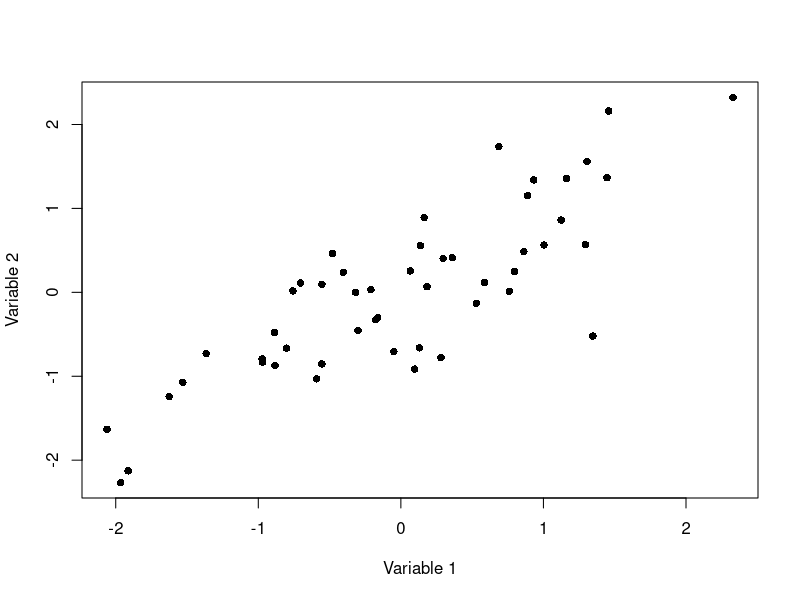
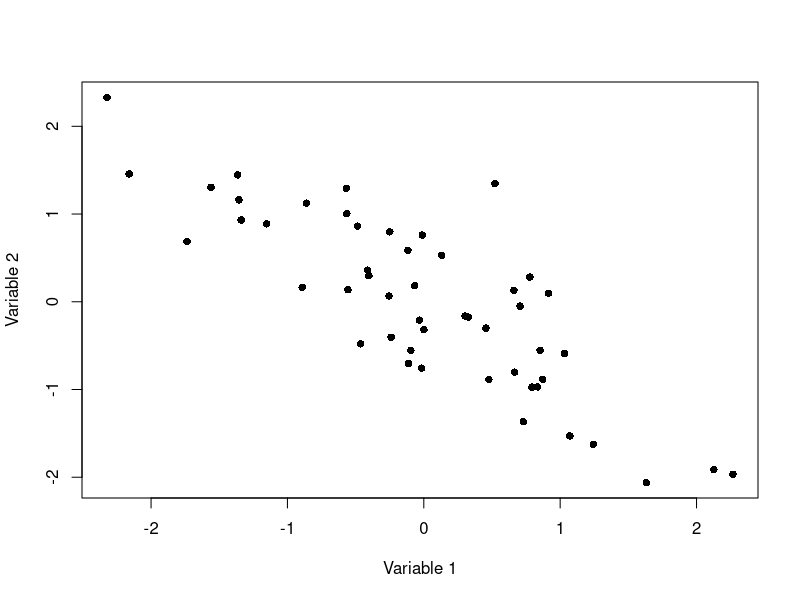
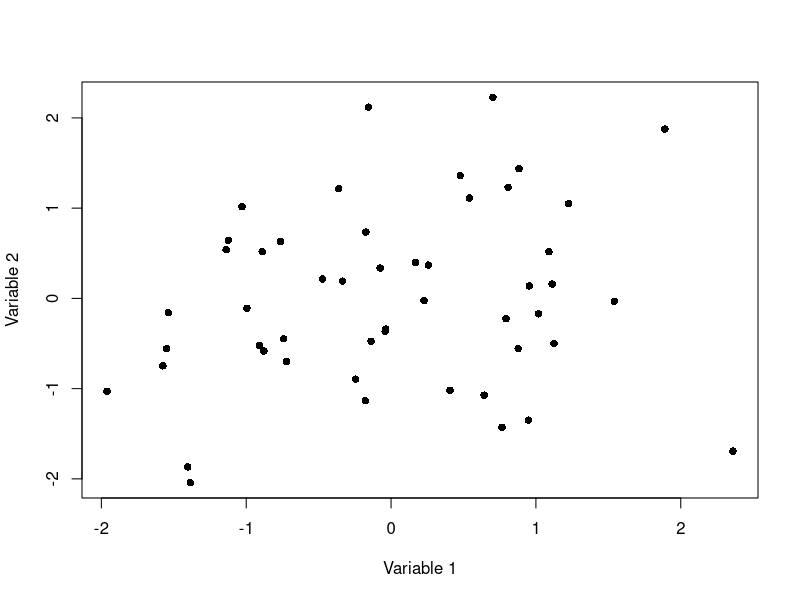
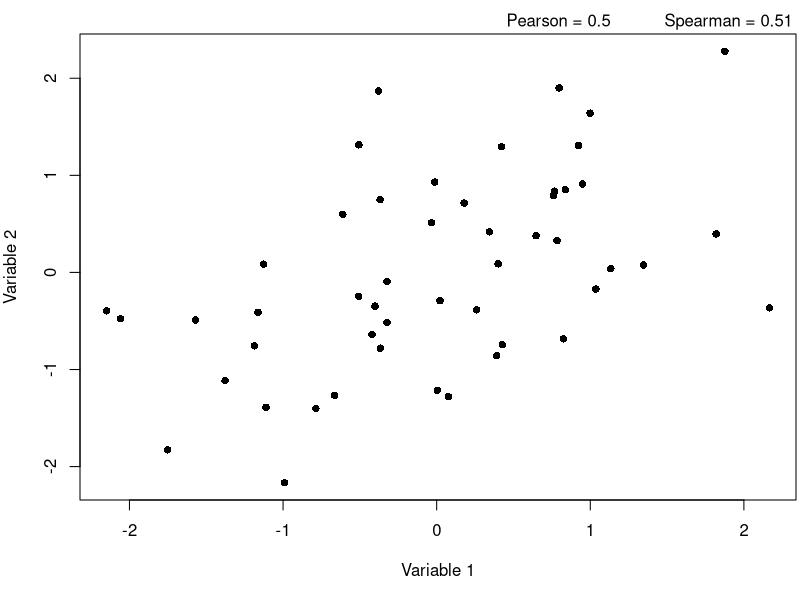
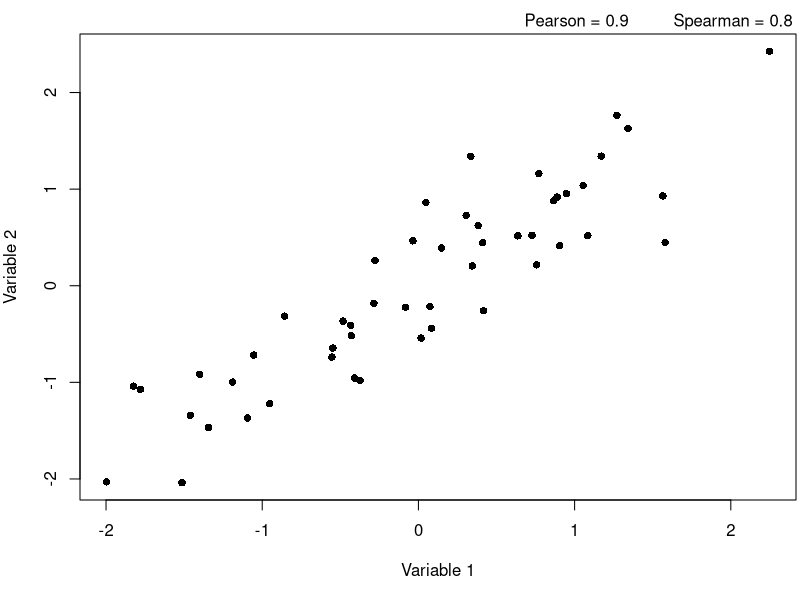
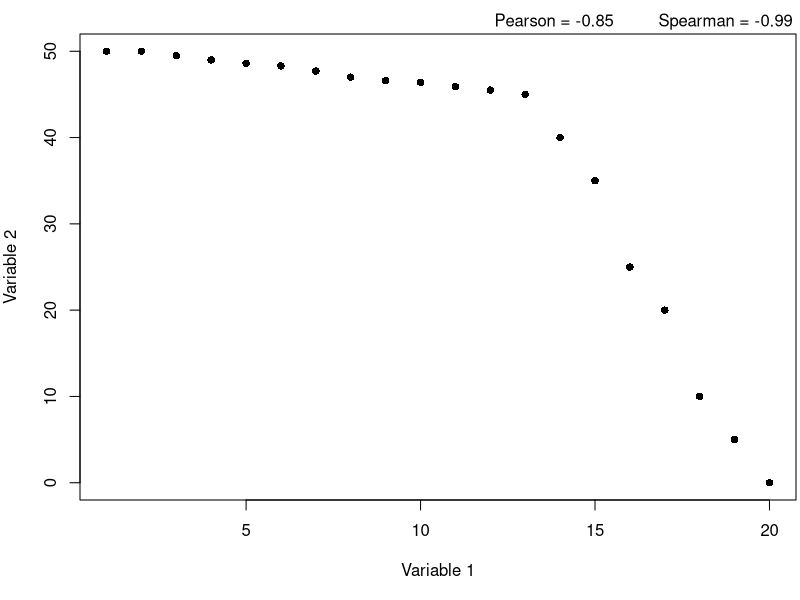
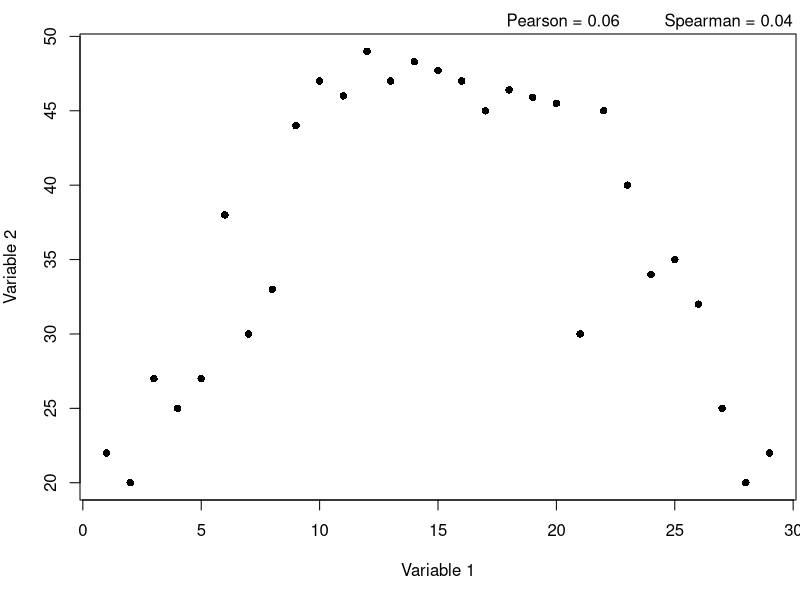

Write R code to recreate these figures, in order.
## ---- chunk 1
def.chunk.hook  <- knitr::knit_hooks$get("chunk")
knitr::knit_hooks$set(chunk = function(x, options) {
  x <- def.chunk.hook(x, options)
  ifelse(options$size != "normalsize", paste0("\n \\", options$size,"\n\n", x, "\n\n \\normalsize"), x)
})


knitr::knit_hooks$set(
  nospace = function(before, options, envir) {
    if (before) {
      knitr::asis_output("\\vspace*{-1.5ex}")
    }
  }
)

knitr::opts_chunk$set(echo = FALSE, comment=NA)

library(survival)
library(knitr)
library(kableExtra)
library(dplyr)

pbc <- survival::pbc
pbcseq <- survival::pbcseq
## ---- chunk 2
library(MASS)
set.seed(2021+1)

r = 0.83
data = mvrnorm(n = 50, mu = c(0, 0), 
               Sigma = matrix(c(1, r, r, 1), nrow=2), 
               empirical = TRUE)
x = data[, 1]  
y = data[, 2]  
dat <- data.frame(x = x, y = y)

plot(x, y, pch = 16, xlab = "Variable 1", ylab = "Variable 2")
## ---- chunk 3
library(MASS)
set.seed(2021+1)

r = -0.83
data = mvrnorm(n = 50, mu = c(0, 0), 
               Sigma = matrix(c(1, r, r, 1), nrow=2), 
               empirical = TRUE)
x = data[, 1]  
y = data[, 2]  
dat <- data.frame(x = x, y = y)

plot(x, y, pch = 16, xlab = "Variable 1", ylab = "Variable 2")
## ---- chunk 4
library(MASS)
set.seed(2021+1)

r = 0.2
data = mvrnorm(n = 50, mu = c(0, 0), 
               Sigma = matrix(c(1, r, r, 1), nrow=2), 
               empirical = TRUE)
x = data[, 1]  
y = data[, 2]  
dat <- data.frame(x = x, y = y)

plot(x, y, pch = 16, xlab = "Variable 1", ylab = "Variable 2")
## ---- chunk 5
rank(c(3, 10, 16, 6, 2))
## ---- chunk 6
library(MASS)
r = 0.5
set.seed(123)
add_legend <- function(...) {
  opar <- par(fig=c(0, 1, 0, 1), oma=c(0, 0, 0, 0), 
    mar=c(0, 0, 0, 0), new=TRUE)
  on.exit(par(opar))
  plot(0, 0, type='n', bty='n', xaxt='n', yaxt='n')
  legend(...)
}
data = mvrnorm(n = 50, mu = c(0, 0), 
               Sigma = matrix(c(1, r, r, 1), nrow=2), 
               empirical = TRUE)
x = data[, 1]  
y = data[, 2]  
dat <- data.frame(x = x, y = y)

par(mar = c(5, 4, 1.7, 0.2))
plot(x, y, pch = 16, xlab = "Variable 1", ylab = "Variable 2")
p1 <- cor(x, y, method = "pearson")
p2 <- cor(x, y, method = "spearman")
add_legend("topright", c("Pearson = 0.5", "Spearman = 0.51"), horiz = TRUE, bty = 'n') 
## ---- chunk 7
library(MASS)
set.seed(123)
add_legend <- function(...) {
  opar <- par(fig=c(0, 1, 0, 1), oma=c(0, 0, 0, 0), 
    mar=c(0, 0, 0, 0), new=TRUE)
  on.exit(par(opar))
  plot(0, 0, type='n', bty='n', xaxt='n', yaxt='n')
  legend(...)
}

r = 0.9
data = mvrnorm(n = 50, mu = c(0, 0), 
               Sigma = matrix(c(1, r, r, 1), nrow=2), 
               empirical = TRUE)
x = data[, 1]  
y = data[, 2]  
dat <- data.frame(x = x, y = y)

par(mar = c(5, 4, 1.7, 0.2))
plot(x, y, pch = 16, xlab = "Variable 1", ylab = "Variable 2")
p1 <- cor(x, y, method = "pearson")
p2 <- cor(x, y, method = "spearman")
add_legend("topright", c("Pearson = 0.9", "Spearman = 0.8"), horiz = TRUE, bty = 'n')    
## ---- chunk 8
set.seed(123)
add_legend <- function(...) {
  opar <- par(fig=c(0, 1, 0, 1), oma=c(0, 0, 0, 0), 
    mar=c(0, 0, 0, 0), new=TRUE)
  on.exit(par(opar))
  plot(0, 0, type='n', bty='n', xaxt='n', yaxt='n')
  legend(...)
}
x <- c(1:20)
y <- c(50, 50, 49.5, 49, 48.6, 48.3, 47.7, 47, 46.6, 46.4, 45.9, 45.5, 45, 40, 35, 25, 20, 10, 5, 0)


par(mar = c(5, 4, 1.7, 0.2))
plot(x, y, pch = 16, xlab = "Variable 1", ylab = "Variable 2")
p1 <- cor(x, y, method = "pearson")
p2 <- cor(x, y, method = "spearman")
add_legend("topright", c("Pearson = -0.85", "Spearman = -0.99"), horiz = TRUE, bty = 'n')
## ---- chunk 9
set.seed(123)
add_legend <- function(...) {
  opar <- par(fig=c(0, 1, 0, 1), oma=c(0, 0, 0, 0), 
    mar=c(0, 0, 0, 0), new=TRUE)
  on.exit(par(opar))
  plot(0, 0, type='n', bty='n', xaxt='n', yaxt='n')
  legend(...)
}
x <- c(1:29)
y <- c(22, 20, 27, 25, 27, 38, 30, 33, 44, 47, 46, 49, 47, 48.3, 47.7, 47, 45, 46.4, 45.9, 45.5, 30, 45, 40, 34, 35, 32, 25, 20, 22)


par(mar = c(5, 4, 1.7, 0.2))
plot(x, y, pch = 16, xlab = "Variable 1", ylab = "Variable 2")
p1 <- cor(x, y, method = "pearson")
p2 <- cor(x, y, method = "spearman")
add_legend("topright", c("Pearson = 0.06", "Spearman = 0.04"), horiz = TRUE, bty = 'n')
